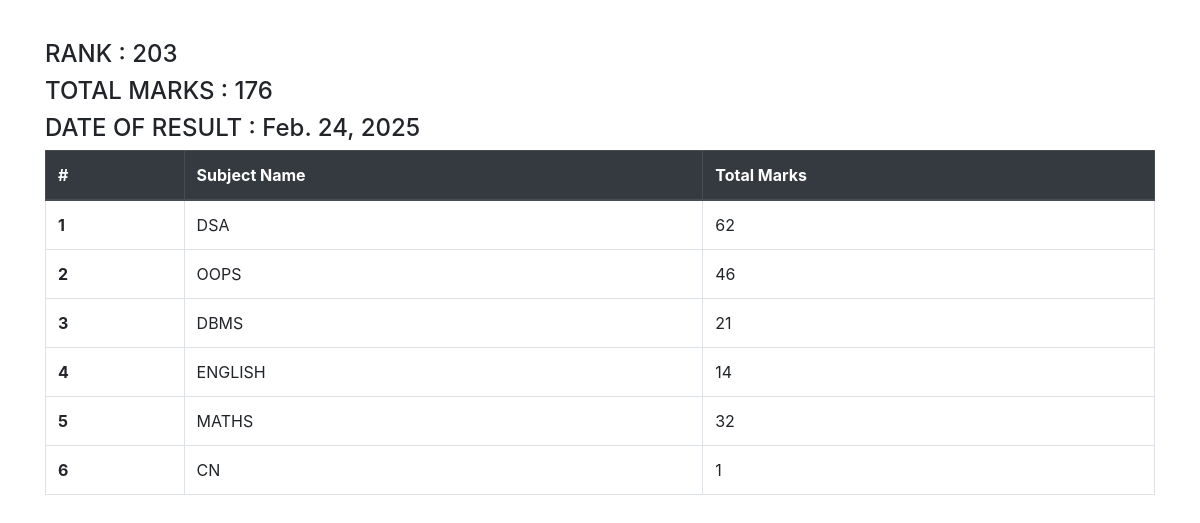
The app's page /see-marks/STU-0304/ with its own data.
### app/models.py (models this page shows, shortened)
class SubjectMarks(models.Model):
    student = models.ForeignKey(Student , related_name = "studentmarks" , on_delete=models.CASCADE)
    subject = models.ForeignKey(Subject , on_delete=models.CASCADE )
    marks = models.IntegerField()
    class Meta:
        unique_together = ['student' , 'subject']

class Student(models.Model):
    department = models.ForeignKey(Department , related_name = "depart" , on_delete=models.CASCADE)
    student_id = models.OneToOneField(StudentId , related_name= "studentid" , on_delete=models.CASCADE)
    student_name = models.CharField(max_length=100)
    student_email = models.EmailField(unique = True)
    student_age = models.IntegerField(default=18)
    student_address = models.TextField()
    class Meta:
        ordering = ['student_name']
        verbose_name = 'student'

class ReportCard(models.Model):
    student = models.ForeignKey(Student , related_name = "studentreportcard" , on_delete=models.CASCADE)
    student_rank = models.IntegerField()
    date_of_report_card_generation = models.DateField(auto_now_add =True)
    class Meta:
        unique_together = ['student_rank'  , 'date_of_report_card_generation']

class Subject(models.Model):
    subject_name = models.CharField(max_length=100)

### app/views.py (the view)
# urls.py: path('see-marks/<student_id>/',see_marks , name='see_marks'),
def see_marks(request , student_id):
    queryset = SubjectMarks.objects.filter(student__student_id__student_id  = student_id)
    total_marks = queryset.aggregate(total_marks = Sum('marks'))
    return render(request, 'see_marks.html', {'queryset': queryset , 'total_marks' : total_marks })

### app/templates/see_marks.html
{% extends "base.html" %}
{% block content %}
<div class="container mt-4">
    <h4>RANK : {{queryset.first.student.studentreportcard.first.student_rank}}</h4>
    <h4>TOTAL MARKS : {{total_marks.total_marks}}</h4>
    <h4>DATE OF RESULT : {{queryset.first.student.studentreportcard.first.date_of_report_card_generation}}</h4>
    <table class="table table-bordered table-hover">
        <thead class="thead-dark">
            <tr>
                <th scope="col">#</th>
                <th scope="col">Subject Name</th>
                <th scope="col">Total Marks</th>
            </tr>
        </thead>
        <tbody>
            {% for marks in queryset %}
            <tr>
                <th scope="row">{{ forloop.counter }}</th>
                <td>{{ marks.subject.subject_name }}</td>
                <td>{{ marks.marks }}</td>
            </tr>
            {% endfor %}
        </tbody>
    </table>
</div>
{% endblock %}

### records on screen
SubjectMarks: first.student.studentreportcard.first.student_rank "203", first.student.studentreportcard.first.date_of_report_card_generation "Feb. 24, 2025", subject.subject_name "DSA", marks "62"
SubjectMarks: subject.subject_name "OOPS", marks "46"
SubjectMarks: subject.subject_name "DBMS", marks "21"
SubjectMarks: subject.subject_name "ENGLISH", marks "14"
SubjectMarks: subject.subject_name "MATHS", marks "32"
SubjectMarks: subject.subject_name "CN", marks "1"

### other values on screen
{{ total_marks.total_marks }} "176"
